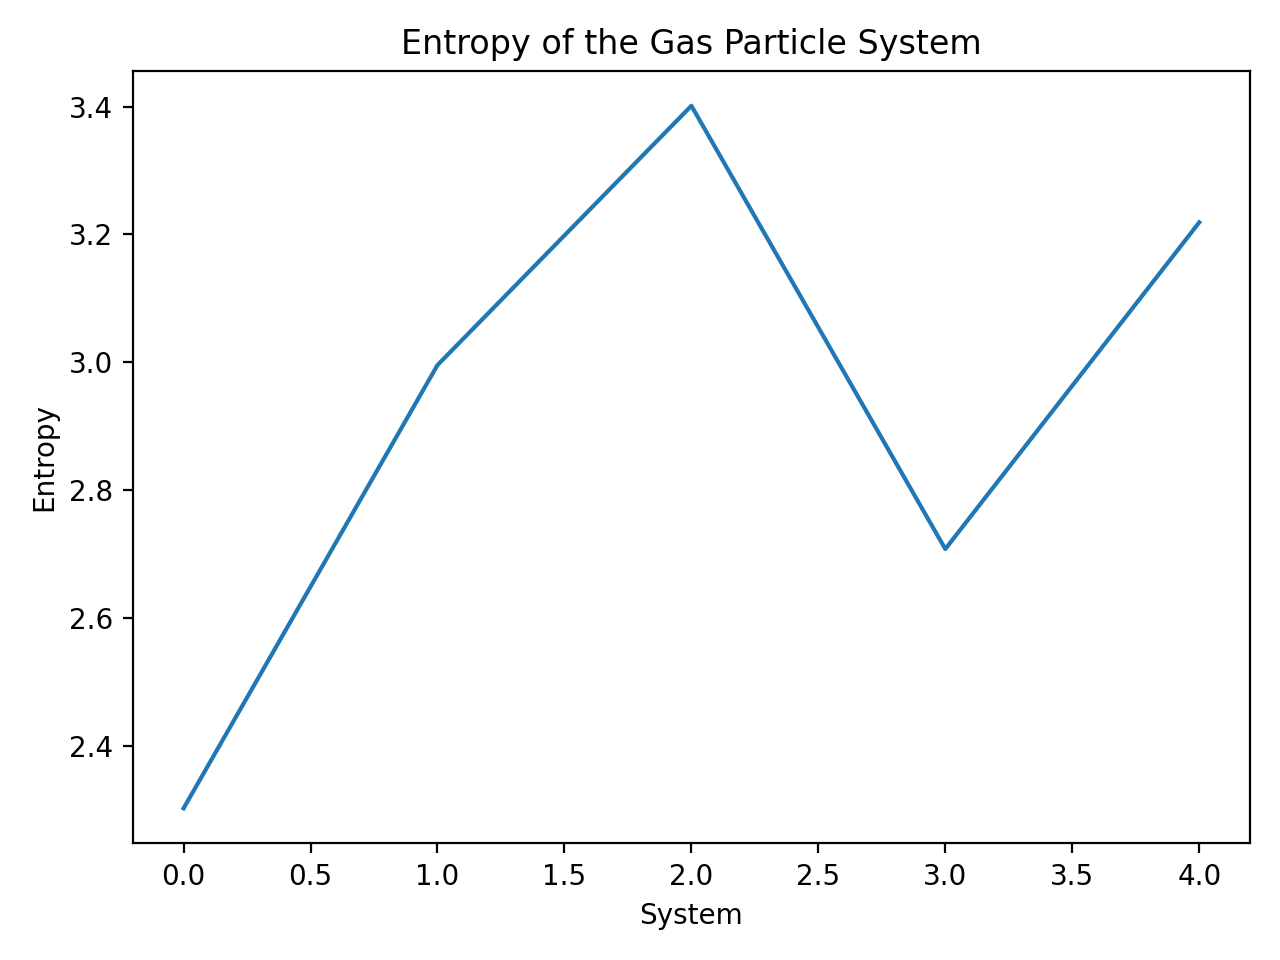

Source code (Python):
"""
A script to demonstrate the concept of entropy.

author: Fabrizio Musacchio (fabriziomusacchio.com)
date: Feb 02, 2023

For reproducibility:

```powershell
conda create -n entropy -y python=3.9
conda activate entropy
conda install -y mamba
mamba install -y ipykernel numpy matplotlib scipy
```
"""
# %% IMPORTS
import numpy as np
import matplotlib.pyplot as plt
from scipy.stats import gaussian_kde
# %% ENTROPY AS A FUNCTION OF MICROSTATES
import numpy as np
import matplotlib.pyplot as plt

def calculate_entropy(microstates):
    entropy = np.log(microstates)
    return entropy

# Sample data of microstates
microstates = np.array([10, 20, 30, 15, 25])

# Calculate entropy using Boltzmann's formula
entropy = calculate_entropy(microstates)

# Display results
print("Entropy:", entropy)

# Plotting the entropy
plt.plot(range(len(microstates)), entropy)
plt.xlabel("System")
plt.ylabel("Entropy")
plt.title("Entropy of the Gas Particle System")
plt.show()
# %% TIME EVOLUTION OF THE ENTROPY

# set random seed for reproducibility
np.random.seed(41)

# Initialize the gas particle system
time_steps = 61  # 60 seconds + 1 (for indexing)
initial_microstates = 5
microstates = [initial_microstates]

# Simulate the evolution of the gas particle system
for t in range(1, time_steps):
    # Update the number of microstates based on a specific process
    if t <= 55:
        new_microstates = microstates[t-1] + np.random.randint(-2, 3)
    else:
        new_microstates = microstates[t-1] - 1  # Entropy decrease 5 seconds before the end
    microstates.append(new_microstates)

# Calculate entropy using Boltzmann's formula
entropy = calculate_entropy(microstates)

# Display results
print("Microstates:", microstates)
print("Entropy:", entropy)

# Plotting the entropy over time
time = np.arange(0, time_steps)  # Time in seconds
plt.plot(time, entropy)
plt.xlabel("Time (seconds)")
plt.ylabel("Entropy")
plt.title("Entropy of the Gas Particle System over Time")
plt.tight_layout()
plt.savefig("entropy_time.png", dpi=200)
plt.show()
# %% ENTROPY FOR TWO CLOSED SYSTEMS
# re-defining the entropy function:
def entropy(probs):
    return -np.sum(probs * np.log(probs))

# Set random seed for reproducibility
np.random.seed(42)

# Number of particles
n = 10

# Generate particle positions for first box
x1 = np.random.normal(loc=0.5, scale=0.1, size=n)
y1 = np.random.normal(loc=0.5, scale=0.1, size=n)

# Generate particle positions for second box
x2 = np.random.uniform(size=n)
y2 = np.random.uniform(size=n)

# Calculate probability density for first box
kde1 = gaussian_kde(np.vstack([x1, y1]))
xgrid, ygrid = np.mgrid[0:1:100j, 0:1:100j]
probs1 = kde1(np.vstack([xgrid.ravel(), ygrid.ravel()]))
probs1 /= probs1.sum()

# Calculate probability density for second box
kde2 = gaussian_kde(np.vstack([x2, y2]))
probs2 = kde2(np.vstack([xgrid.ravel(), ygrid.ravel()]))
probs2 /= probs2.sum()

# Calculate entropy for each box
entropy1 = entropy(probs1)
entropy2 = entropy(probs2)

# Create figure and axes
fig, (ax1, ax2) = plt.subplots(ncols=2)

# Plot particle positions and probability density for first box
ax1.scatter(x1, y1)
im1 = ax1.imshow(np.fliplr(probs1.reshape(xgrid.shape)), origin='upper', extent=[0, 1, 0, 1])
ax1.set_title(f'System 1: Entropy = {entropy1:.3f}')
cbar1 = plt.colorbar(im1, ax=ax1, orientation='horizontal', label='Probability Density')
cbar1.ax.set_xticklabels(cbar1.ax.get_xticklabels(), rotation=90)
ticks = np.linspace(im1.get_clim()[0], im1.get_clim()[1], 4)
cbar1.set_ticks(ticks)

# Plot particle positions and probability density for second box
ax2.scatter(x2, y2)
im2 = ax2.imshow(np.fliplr(probs2.reshape(xgrid.shape)), origin='upper', extent=[0, 1, 0, 1])
ax2.set_title(f'System 2: Entropy = {entropy2:.3f}')
cbar2 = plt.colorbar(im2, ax=ax2, orientation='horizontal', label='Probability Density')
cbar2.ax.set_xticklabels(cbar2.ax.get_xticklabels(), rotation=90)
ticks = np.linspace(im2.get_clim()[0], im2.get_clim()[1], 4)
cbar2.set_ticks(ticks)
plt.tight_layout()
plt.savefig("entropy_two_systems.png", dpi=200)
plt.show()
# %% ENTROPY FOR DIFFERENT NUMBER OF PARTICLES AS A FUNCTION OF TIME

def calculate_entropy(particles):
    """Calculate the entropy of a system of particles."""
    # Calculate the histogram of particle positions
    hist, _ = np.histogram(particles, bins=10, range=(0, 1), density=True)
    
    # Calculate the probabilities
    probs = hist / hist.sum()
    
    # Calculate the entropy
    entropy = -np.sum(probs * np.log(probs + 1e-9))
    
    return entropy

# Set random seed for reproducibility
np.random.seed(42)

# Number of time steps
T = 100

# Number of particles
N_values = [10, 25, 200]

# Create figure
fig, ax = plt.subplots()

# Loop over number of particles
for N in N_values:
    # Initialize particle positions
    particles = np.random.uniform(size=N)

    # Initialize entropy array
    S = np.zeros(T)

    # Loop over time steps
    for t in range(T):
        # Update particle positions
        particles += 0.01 * np.random.randn(N)

        # Calculate entropy
        S[t] = calculate_entropy(particles)

    # Plot entropy vs time
    ax.plot(S, label=f'N={N}')

# Add legend and labels
ax.legend()
ax.set_xlabel('Time')
ax.set_ylabel('Entropy')
plt.tight_layout()
plt.savefig("entropy_different_number_particles.png", dpi=200)
plt.show()
# %% INCREASING ENTROPY FOR DIFFERENT NUMBER OF PARTICLES AS A FUNCTION OF TIME

def entropy(probs):
    return -np.sum(probs * np.log(probs))

# Set random seed for reproducibility
np.random.seed(42)

# Number of time steps
T = 100

# Number of particles
N_values = [10, 20, 100]

# Create figure
fig, ax = plt.subplots()

# Loop over number of particles
for N in N_values:
    # Initialize particle positions
    x = np.random.normal(loc=0.5, scale=0.1, size=N)
    y = np.random.normal(loc=0.5, scale=0.1, size=N)

    # Initialize entropy array
    S = np.zeros(T)

    # Loop over time steps
    for t in range(T):
        # Update particle positions
        x += 0.1 * np.random.randn(N)
        y += 0.1 * np.random.randn(N)

        # Calculate probability density
        kde = gaussian_kde(np.vstack([x, y]))
        xgrid, ygrid = np.mgrid[0:1:100j, 0:1:100j]
        probs = kde(np.vstack([xgrid.ravel(), ygrid.ravel()]))
        probs /= probs.sum()

        # Calculate entropy
        S[t] = entropy(probs)

    # Plot entropy vs time
    ax.plot(S, label=f'N={N}')

# Add legend and labels
ax.legend()
ax.set_xlabel('Time')
ax.set_ylabel('Entropy')

plt.show()
# %% END
